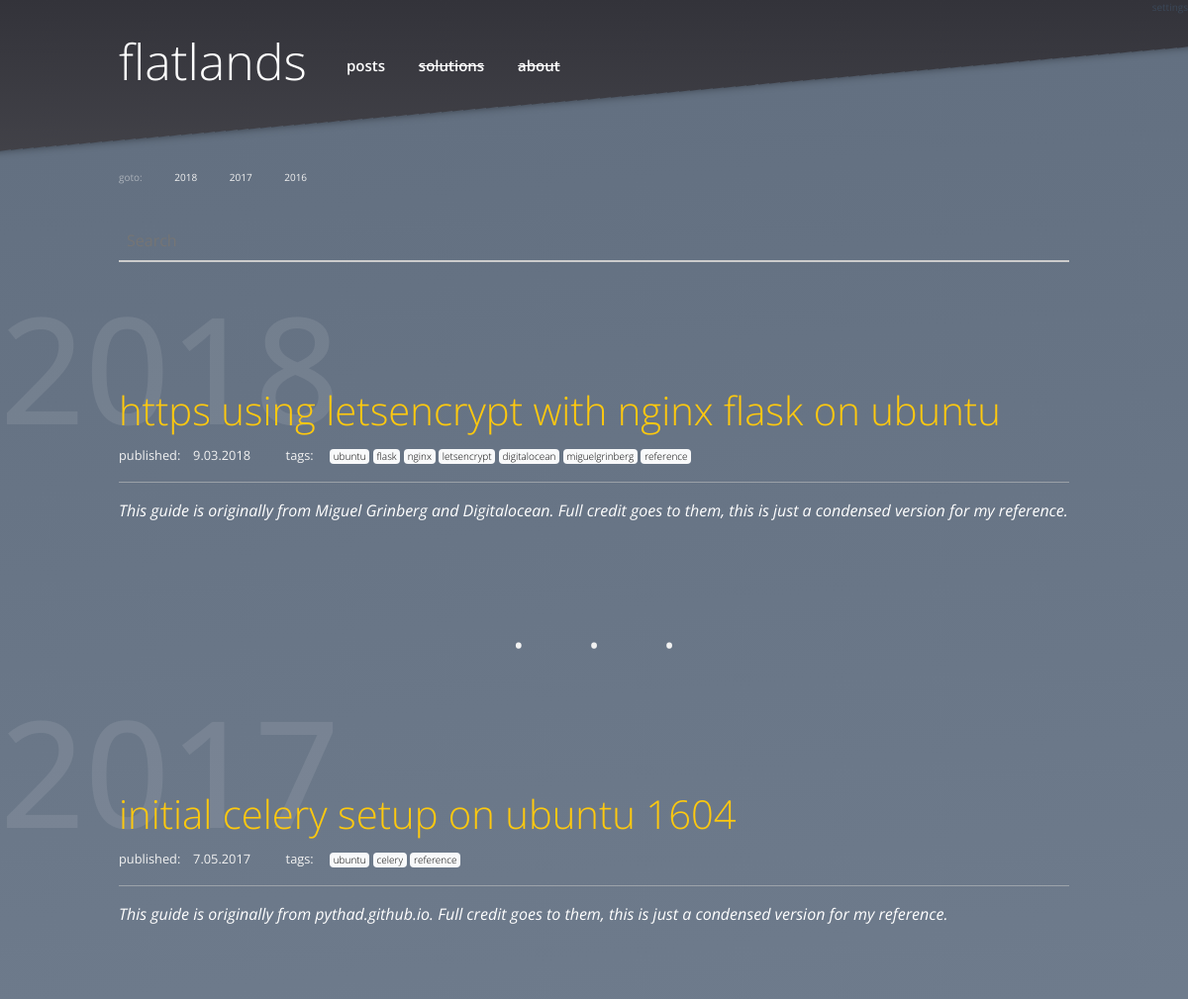
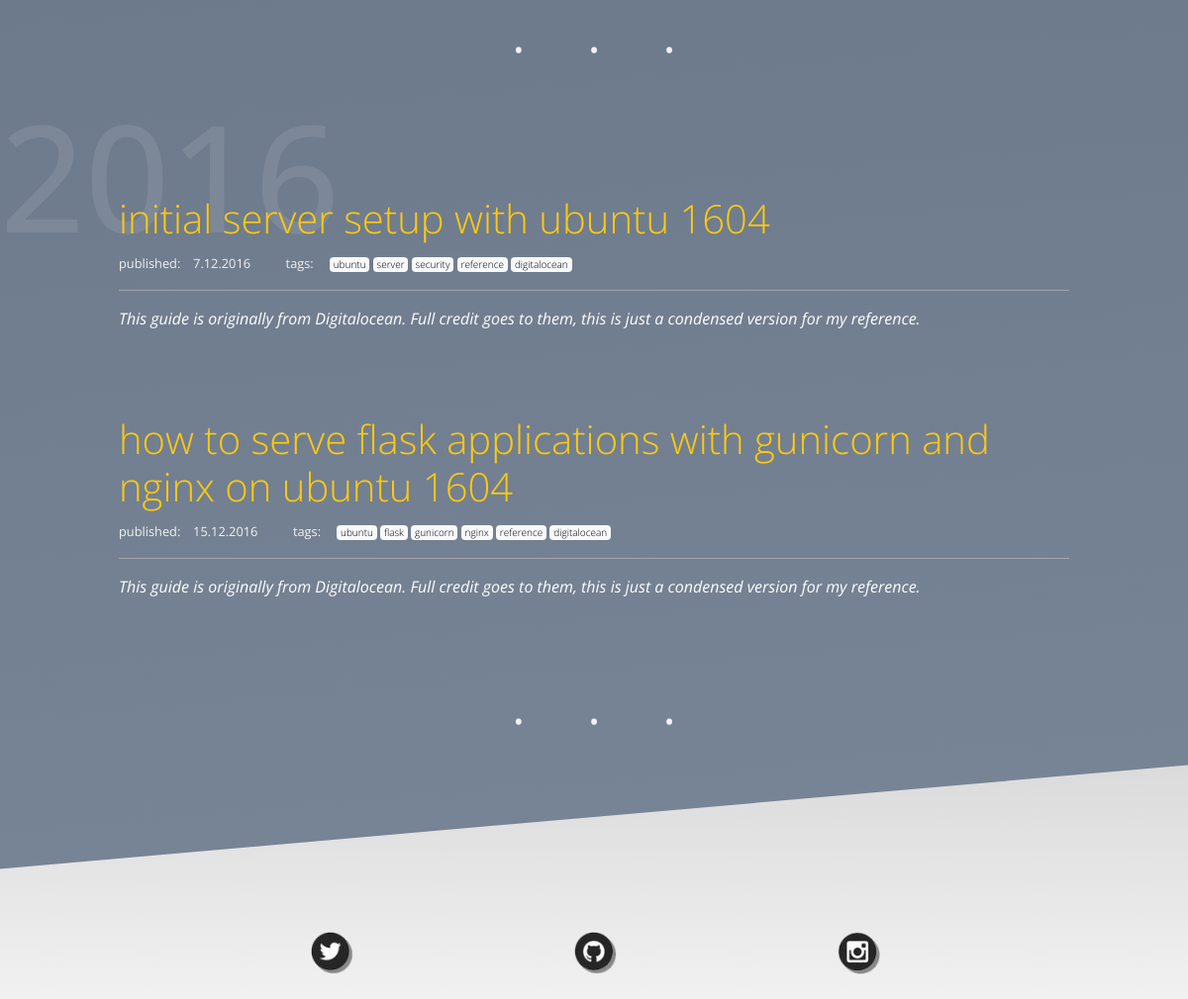
Page /tag/ubuntu on the committed database (2 pictures, top to bottom).
### modules/models.py (models this page shows, shortened)
class Post(db.Model):
    id = db.Column(db.Integer, primary_key=True)
    title = db.Column(db.String())
    author = db.Column(db.String())
    tags = db.Column(db.String())
    strap = db.Column(db.String())
    content = db.Column(db.String())
    pub_date = db.Column(db.String())
    published = db.Column(db.Boolean, default=False)

### app.py (the view)
@app.route('/tag/<tag>')
def tag(tag):
    all_posts = modules.database.to_json(modules.models.Post.query.all())
    posts = modules.database.get_post_by_tag(str(tag), all_posts)
    years = modules.database.get_post_years(posts)
    return render_template('tag.html', posts=posts, years=years)

### modules/database.py (called while the page is built)
def to_json(results):
    result = {}
    item = {}
    count = 1
    for row in results:
        for k, v in row.__dict__.items():
            if not k.startswith('_') and k != 'id':
                item[k] = v
        result[count] = item
        count += 1
        item = {}
    return result

def get_post_years(posts=None):
    years = []
    for code, data in posts.items():
        day, month, year = data['pub_date'].split('.')
        years.append(year)
    return sorted(list(set(years)), reverse=True)

def get_post_by_tag(tag, posts):
    output = {}
    for code, data in posts.items():
        if tag in data['tags'].split(' '):
            output[code] = data
    return output

### templates/tag.html
{% extends "base.html" %}
{% block content %}
{% include 'article_nav.html' %}
{% for year in years %}
    <a name="{{ year }}">
        <div class="section-head">
            <h4>{{ year }}</h4>
        </div>
    </a>
    {% for code, data in posts.items()|reverse %}
        {% if data.pub_date.endswith(year) and data.published != False %}
            <div class="blog-post">
                <h4><a href="/article/{{ data.title|replace(" ", "-") }}">{{data.title}}</a></h4>
                <small>
                    published:&emsp;{{data.pub_date}} &emsp; &emsp;
                    tags:&emsp;
                        {% for tag in data.tags.split(' ') %}
                        <span class="badge badge-light"><a style="color:black;font-size:10px;" href="/tag/{{tag}}">{{tag}}</a></span>
                        {% endfor %}
                    </small>
                    <hr style="background-color:rgba(242, 242, 242, .5);">
                <div class="blog-post-strap">{{data.strap}}</div>
            </div>
            <p style="height:30px;"></p>
        {% endif %}
    {% endfor %}
    <div style="color: rgb(242, 242, 242); text-align: center; word-spacing: 50px; font-size: 50px;">· · ·</div>
{% endfor %}
{% endblock %}

### static/css/main.css (style rules this page uses)
body { margin: 0; font-family: 'Open Sans', sans-serif; background: linear-gradient(rgb(51, 51, 58), white); }
.section-head { height:110px; }
.section-head h4 { font-size: 150px; color:rgba(242, 242, 242, .1); }
.blog-post { position:relative; padding-left: 10%; padding-right: 10%; padding-bottom: 40px; }
.blog-post small { color: rgb(242, 242, 242); }
.blog-post small a { color: rgb(242, 242, 242); }
.blog-post-strap { color: white; font-style: italic; }
.blog-post a { font-size: 40px; font-weight: 300; color: rgb(255, 201, 14); text-decoration: none; }

### rows in the picture
Post: title "https using letsencrypt with nginx flask on ubuntu", pub_date "9.03.2018", strap "This guide is originally from Miguel Grinberg and Digitalocean. Full credit goes to them, this is just a condensed version for my reference."
Post: title "initial celery setup on ubuntu 1604", pub_date "7.05.2017", strap "This guide is originally from pythad.github.io. Full credit goes to them, this is just a condensed version for my reference."
Post: title "initial server setup with ubuntu 1604", pub_date "7.12.2016", strap "This guide is originally from Digitalocean. Full credit goes to them, this is just a condensed version for my reference."
Post: title "how to serve flask applications with gunicorn and nginx on ubuntu 1604", pub_date "15.12.2016", strap "This guide is originally from Digitalocean. Full credit goes to them, this is just a condensed version for my reference."

### other values in the picture
{{ year }} "2018" "2017" "2016"
{{ tag }} "ubuntu" "flask" "nginx" "letsencrypt" "digitalocean" "miguelgrinberg" "reference" "ubuntu" "celery" "reference" "ubuntu" "server" "security" "reference" "digitalocean" "ubuntu" "flask" "gunicorn" "nginx" "reference" "digitalocean"
